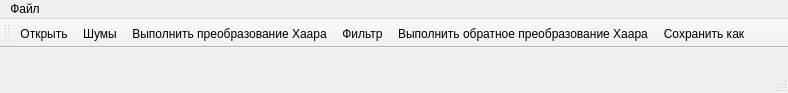
<?xml version="1.0" encoding="UTF-8"?>
<ui version="4.0">
 <class>MainWindow</class>
 <widget class="QMainWindow" name="MainWindow">
  <property name="geometry">
   <rect>
    <x>0</x>
    <y>0</y>
    <width>788</width>
    <height>93</height>
   </rect>
  </property>
  <property name="windowTitle">
   <string>HaarWaveletTransform</string>
  </property>
  <widget class="QWidget" name="centralWidget"/>
  <widget class="QMenuBar" name="menuBar">
   <property name="geometry">
    <rect>
     <x>0</x>
     <y>0</y>
     <width>788</width>
     <height>26</height>
    </rect>
   </property>
   <widget class="QMenu" name="menu">
    <property name="title">
     <string>Файл</string>
    </property>
    <addaction name="actionOpen"/>
    <addaction name="actionDo"/>
    <addaction name="actionDo2"/>
    <addaction name="action_2"/>
    <addaction name="actionDo3"/>
    <addaction name="actionSave"/>
   </widget>
   <addaction name="menu"/>
  </widget>
  <widget class="QToolBar" name="mainToolBar">
   <attribute name="toolBarArea">
    <enum>TopToolBarArea</enum>
   </attribute>
   <attribute name="toolBarBreak">
    <bool>false</bool>
   </attribute>
   <addaction name="actionOpen"/>
   <addaction name="action_2"/>
   <addaction name="actionDo"/>
   <addaction name="actionDo3"/>
   <addaction name="actionDo2"/>
   <addaction name="actionSave"/>
  </widget>
  <widget class="QStatusBar" name="statusBar"/>
  <action name="actionOpen">
   <property name="text">
    <string>Открыть</string>
   </property>
  </action>
  <action name="actionDo">
   <property name="text">
    <string>Выполнить преобразование Хаара</string>
   </property>
  </action>
  <action name="action">
   <property name="text">
    <string>Выполнить преобразование свертками Гаусса</string>
   </property>
  </action>
  <action name="actionDo2">
   <property name="text">
    <string>Выполнить обратное преобразование Хаара</string>
   </property>
  </action>
  <action name="actionDo3">
   <property name="text">
    <string>Фильтр</string>
   </property>
  </action>
  <action name="actionSave">
   <property name="text">
    <string>Сохранить как...</string>
   </property>
  </action>
  <action name="action_2">
   <property name="text">
    <string>Шумы</string>
   </property>
  </action>
 </widget>
 <layoutdefault spacing="6" margin="11"/>
 <resources/>
 <connections/>
</ui>
